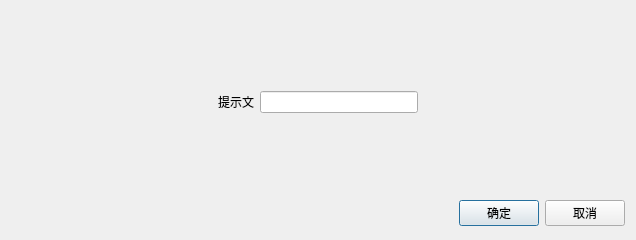
<?xml version="1.0" encoding="UTF-8"?>
<ui version="4.0">
 <class>oneInputDialog</class>
 <widget class="QDialog" name="oneInputDialog">
  <property name="geometry">
   <rect>
    <x>0</x>
    <y>0</y>
    <width>636</width>
    <height>240</height>
   </rect>
  </property>
  <property name="windowTitle">
   <string>Dialog</string>
  </property>
  <layout class="QGridLayout" name="gridLayout">
   <item row="0" column="1">
    <spacer name="verticalSpacer_2">
     <property name="orientation">
      <enum>Qt::Vertical</enum>
     </property>
     <property name="sizeHint" stdset="0">
      <size>
       <width>20</width>
       <height>66</height>
      </size>
     </property>
    </spacer>
   </item>
   <item row="1" column="0">
    <spacer name="horizontalSpacer">
     <property name="orientation">
      <enum>Qt::Horizontal</enum>
     </property>
     <property name="sizeHint" stdset="0">
      <size>
       <width>77</width>
       <height>20</height>
      </size>
     </property>
    </spacer>
   </item>
   <item row="1" column="1">
    <layout class="QFormLayout" name="formLayout">
     <item row="0" column="0">
      <widget class="QLabel" name="Label">
       <property name="text">
        <string>提示文</string>
       </property>
      </widget>
     </item>
     <item row="0" column="1">
      <widget class="QLineEdit" name="LineEdit"/>
     </item>
    </layout>
   </item>
   <item row="1" column="2">
    <spacer name="horizontalSpacer_2">
     <property name="orientation">
      <enum>Qt::Horizontal</enum>
     </property>
     <property name="sizeHint" stdset="0">
      <size>
       <width>77</width>
       <height>20</height>
      </size>
     </property>
    </spacer>
   </item>
   <item row="2" column="1">
    <spacer name="verticalSpacer">
     <property name="orientation">
      <enum>Qt::Vertical</enum>
     </property>
     <property name="sizeHint" stdset="0">
      <size>
       <width>20</width>
       <height>66</height>
      </size>
     </property>
    </spacer>
   </item>
   <item row="3" column="0" colspan="3">
    <layout class="QHBoxLayout">
     <property name="spacing">
      <number>6</number>
     </property>
     <property name="leftMargin">
      <number>0</number>
     </property>
     <property name="topMargin">
      <number>0</number>
     </property>
     <property name="rightMargin">
      <number>0</number>
     </property>
     <property name="bottomMargin">
      <number>0</number>
     </property>
     <item>
      <spacer>
       <property name="orientation">
        <enum>Qt::Horizontal</enum>
       </property>
       <property name="sizeHint" stdset="0">
        <size>
         <width>131</width>
         <height>31</height>
        </size>
       </property>
      </spacer>
     </item>
     <item>
      <widget class="QPushButton" name="okButton">
       <property name="text">
        <string>确定</string>
       </property>
      </widget>
     </item>
     <item>
      <widget class="QPushButton" name="cancelButton">
       <property name="text">
        <string>取消</string>
       </property>
      </widget>
     </item>
    </layout>
   </item>
  </layout>
 </widget>
 <resources/>
 <connections>
  <connection>
   <sender>okButton</sender>
   <signal>clicked()</signal>
   <receiver>oneInputDialog</receiver>
   <slot>accept()</slot>
   <hints>
    <hint type="sourcelabel">
     <x>432</x>
     <y>225</y>
    </hint>
    <hint type="destinationlabel">
     <x>96</x>
     <y>239</y>
    </hint>
   </hints>
  </connection>
  <connection>
   <sender>cancelButton</sender>
   <signal>clicked()</signal>
   <receiver>oneInputDialog</receiver>
   <slot>reject()</slot>
   <hints>
    <hint type="sourcelabel">
     <x>531</x>
     <y>225</y>
    </hint>
    <hint type="destinationlabel">
     <x>179</x>
     <y>239</y>
    </hint>
   </hints>
  </connection>
 </connections>
</ui>
